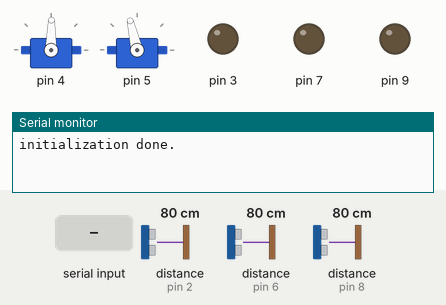
Recording of a sketch running on a simulated Arduino Uno, built with avr-gcc and run on an emulated ATmega328P. On the bench: 2 × servo, output pins drawn as LEDs (lit = HIGH), the last lines printed to the serial monitor. Inputs (shaded band) come from the test bench; at power-on: distance to the obstacle (sensors on pin 2, pin 6, pin 8) 80 cm. The echo pulse lasts 58.3 µs per cm; storage starts empty.

Above: at 1.2 s.
1.3 s: "f" received over Serial
At 1.7 s:
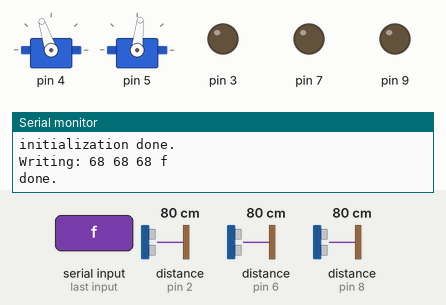
3.8 s: "d" received over Serial
At 4.6 s:
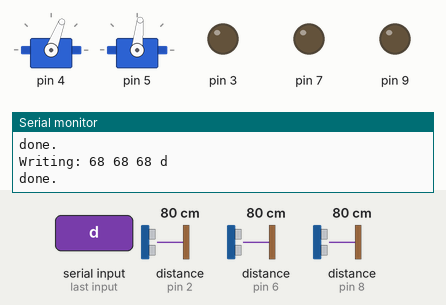
6.3 s: "e" received over Serial
At 6.7 s:
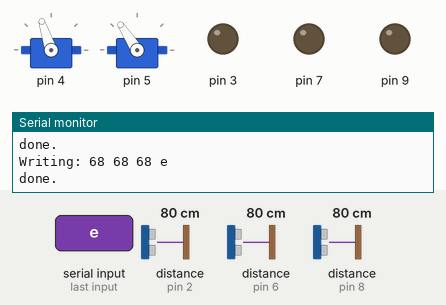
8.8 s: "r" received over Serial
At 9.6 s:
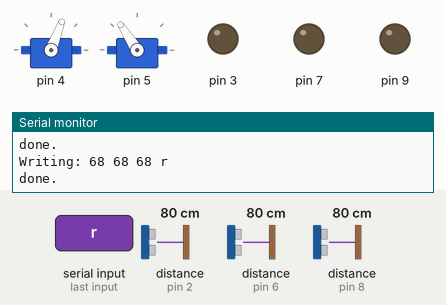
Timing chart, 0 to 11.8 s (numbered marks = the images above; inputs shaded):
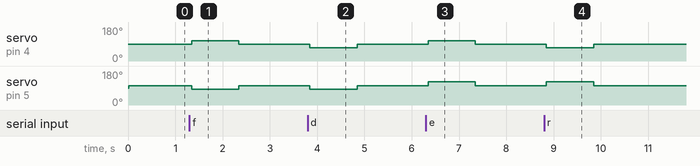

Measured:
- after the input at 1.3 s, servo on pin 4: 89° → 108° at once, → 89° 1.0 s later; servo on pin 5: 103° → 84° at once, → 103° 1.0 s later
- after the input at 3.8 s, servo on pin 4: 89° → 69° at once, → 89° 1.0 s later; servo on pin 5: 103° → 84° at once, → 103° 1.0 s later
- after the input at 6.3 s, servo on pin 4: 89° → 108° at once, → 89° 1.0 s later; servo on pin 5: 103° → 123° at once, → 103° 1.0 s later
- after the input at 8.8 s, servo on pin 4: 89° → 69° at once, → 89° 1.0 s later; servo on pin 5: 103° → 123° at once, → 103° 1.0 s later

The sketch:

BluetoothUltrassomSDCard.ino
```cpp
/*
 *  Configurar com os caracteres utilizados no código
 *
 * Usar o Tx -> Rx e Rx -> Tx (bluetooth -> Arduíno)
 *
 */

#include "MoveRobo.h"

MoveRobo mv;


#include "Ultrassom.h"
#include <SPI.h>
#include <SD.h>

File myFile;

// trig e echo
Ultrassom usd(3,2); // ultrassom frontal
Ultrassom use(7,6); // ultrassom esquerdo
Ultrassom usf(9,8); // ultrassom direito

int comandoAtual;


void setup() {

  mv.setup(5,4,1610,1460);
  Serial.begin(9600);
  comandoAtual = CMD_PARA;

  Serial.begin(9600);
  while (!Serial) {
    ; // wait for serial port to connect. Needed for native USB port only
  }

  if (!SD.begin(10)) {
    Serial.println("initialization failed!");
    while (1);
  }
  Serial.println("initialization done.");


  usf.setup();
  use.setup();
  usd.setup();

}

void salvaDados(int ve, int vf, int vd, char cmd) {
  myFile = SD.open("test3.txt", FILE_WRITE);
  if (myFile) {
      String tmpS = "";
      //int ve = use.dist();
      tmpS += ve;
      tmpS += " ";
      //int vf = usf.dist();
      tmpS += vf;
      tmpS += " ";
      //int vd = usd.dist();
      tmpS += vd;
      tmpS += " ";
      tmpS += cmd;

      Serial.print("Writing: ");
      Serial.println(tmpS);
      myFile.println(tmpS);
      myFile.close();

      Serial.println("done.");
  } else {
      // if the file didn't open, print an error:
      Serial.println("error opening txt file");
  }
}

void loop() {
  if (Serial.available())
  {
    mv.ativaProximoCMD();
    char c = Serial.read();
    if (c == 'f' || c == 'd' ||  c == 'e' || c == 'r' ) {
      salvaDados(use.dist(), usf.dist(), usd.dist(), c );
    }
    if (c == 'f') {
      // move para frente
      comandoAtual = CMD_FRENTE;
    }
    else if (c == 'r') {
      // move para trás
      comandoAtual = CMD_RE;
    }
    else if (c == 'd') {
      comandoAtual = CMD_GIRA_DIREITA;
    }
    else if (c == 'e') {
      comandoAtual = CMD_GIRA_ESQUERDA;
    }
    else if (c == 'q') {
      comandoAtual = CMD_PARA;
    }
    else {
      comandoAtual = CMD_PARA;
    }
    //Serial.println(c);

    delay(20);
  }
  mv.comandoTempo(comandoAtual,1000);
}
```

MoveRobo.cpp
```cpp
#include "MoveRobo.h"

MoveRobo::MoveRobo(){

}

void MoveRobo::setup(int pinE, int pinD){
  sm.setup(5,4);
  sm.calibra(1635,1470);
  proximoComando = true;
  temComandoAtivo = false;
}

void MoveRobo::setup(int pinE, int pinD, int tempEsq, int tempDir){
  sm.setup(5,4);
  sm.calibra(tempEsq,tempDir);
  proximoComando = true;
  temComandoAtivo = false;
}

void MoveRobo::ativaProximoCMD(){
  proximoComando = true;
}

void MoveRobo::executeComando(int comando){
    if (comando == CMD_FRENTE) {
      sm.frente();
    } else if (comando == CMD_RE) {
      sm.re();
    } else if (comando == CMD_GIRA_DIREITA) {
      sm.viraDireita();
    } else if (comando == CMD_GIRA_ESQUERDA) {
      sm.viraEsquerda();
    } else if (comando == CMD_PARA) {
      sm.parado();
    }

}


void MoveRobo::comandoTempo(int cmd, unsigned long tempo){
  unsigned long tempoAtual = millis();

  if (proximoComando && ! temComandoAtivo ) {
    proximoComando = false;
    temComandoAtivo = true;
    ultimoTempo=millis();
    executeComando(cmd);
  } else {
    if ((tempoAtual - ultimoTempo > tempo) && temComandoAtivo ) {
      sm.parado();
      temComandoAtivo = false;
    }
  }
}
```

MoveRobo.h
```cpp
#ifndef MOVEROBO_H
#define MOVEROBO_H
#include "ServoMotor.h"

#define CMD_FRENTE 1
#define CMD_RE 2
#define CMD_GIRA_DIREITA 3
#define CMD_GIRA_ESQUERDA 4
#define CMD_PARA 5


 class MoveRobo
 {
     public:
        MoveRobo();
        void setup(int pinE, int pinD);
        void setup(int pinE, int pinD, int tempEsq, int tempDir);


        void comandoTempo(int cmd, unsigned long t);
        void executeComando(int comando);
        void ativaProximoCMD();

    private:
        ServoMotor sm;


        // atributos para tratar o tempo de execução de um comando
        bool proximoComando;
        bool temComandoAtivo;
        unsigned long tempoExecComando;
        unsigned long ultimoTempo;


 };

#endif
```

ServoMotor.cpp
```cpp
#include "ServoMotor.h"


ServoMotor::ServoMotor(){

}

void ServoMotor::setup(int pinEsquerda,int pinDireita){
    paradoDireito = 1500;
    paradoEsquerdo = 1500;
    intensidade = 200;
    mDireito.attach(pinDireita);
    mEsquerdo.attach(pinEsquerda);


}

void ServoMotor::incrementaVelocidade(int delta) {
  intensidade = intensidade + delta;
  if (intensidade > 400 ) {
    intensidade = 400;
  }
  else if (intensidade < 0) {
    intensidade = 0;
  }
  Serial.println(intensidade);
}

void ServoMotor::calibra(int pEsq, int pDir){
    paradoDireito = pDir;
    paradoEsquerdo = pEsq;
}

void ServoMotor::frente(){
    mDireito.writeMicroseconds(paradoDireito+intensidade);
    mEsquerdo.writeMicroseconds(paradoEsquerdo-intensidade);
}

void ServoMotor::viraDireita(){
    mDireito.writeMicroseconds(paradoDireito-intensidade);
    mEsquerdo.writeMicroseconds(paradoEsquerdo-intensidade);
}

void ServoMotor::viraEsquerda(){
    mDireito.writeMicroseconds(paradoDireito+intensidade);
    mEsquerdo.writeMicroseconds(paradoEsquerdo+intensidade);

}

void ServoMotor::re(){
    mDireito.writeMicroseconds(paradoDireito-intensidade);
    mEsquerdo.writeMicroseconds(paradoEsquerdo+intensidade);
}

void ServoMotor::parado(){
    mDireito.writeMicroseconds(paradoDireito);
    mEsquerdo.writeMicroseconds(paradoEsquerdo);
}
```

ServoMotor.h
```cpp
#ifndef SERVOMOTOR_H
#define SERVOMOTOR_H
#include <Arduino.h>
#include <Servo.h>

 class ServoMotor
 {
     public:

        ServoMotor();
        void setup(int pinEsq, int pinDir);
        void frente();
        void viraDireita();
        void viraEsquerda();
        void re();
        void parado();
        void calibra(int pEsq, int pDir);
        void incrementaVelocidade(int delta);


        int intensidade;
    private:

        int paradoDireito;
        int paradoEsquerdo;


        Servo mEsquerdo;
        Servo mDireito;
 };

#endif
```

Ultrassom.cpp
```cpp
#include "Ultrassom.h"

Ultrassom::Ultrassom(int t, int e) {
  trigPin = t;
  echoPin = e;
  timeOut = 4000; // 3000 µs = 50cm // 30000 µs = 5 m
}

long Ultrassom::tempo() {
  digitalWrite(trigPin, LOW);
  delayMicroseconds(2);
  digitalWrite(trigPin, HIGH);
  delayMicroseconds(10);
  digitalWrite(trigPin, LOW);
  duration = pulseIn(echoPin, HIGH, timeOut);
  if ( duration == 0 ) {
    duration = timeOut;
  }
  return duration;
}

long Ultrassom::dist() {
  tempo();
  distanceCm = duration / 29 / 2 ;
  return distanceCm;

}
void Ultrassom::setup() {
  pinMode(trigPin, OUTPUT);
  pinMode(echoPin, INPUT);


}
```

Ultrassom.h
```cpp
#ifndef ULTRASSOM_H
#define ULTRASSOM_H

#include <Arduino.h>

class Ultrassom
{
  public:
    Ultrassom(int TRIG, int ECHO);
    void setup();
    long tempo();
    long dist();

  private:
    int trigPin;
    int echoPin;
    long timeOut;
    long duration, distanceCm, distanceInc;
};

#endif
```
